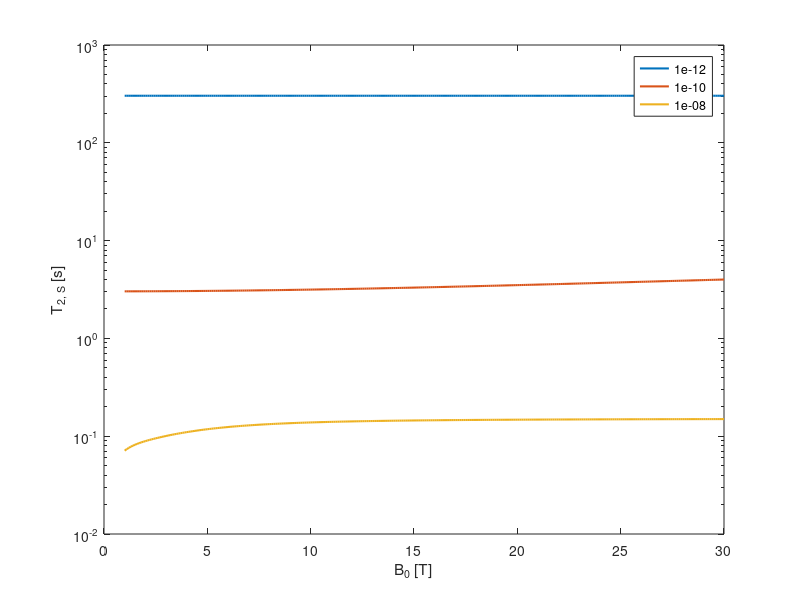

The MATLAB script that drew this image: (Note: this script raises an error after producing the figure.)
%% Problem Set 5: Solution to 2.3

%% 0) Clear Workspace and Close Figures
clear, close all

%% 1) Define Constants

mu0 = 4*pi*1e-7;                    %V s / A / m
hbar = 1.05457266e-34;              %J s / rad
h = 2*pi*hbar;                      %J s
gammaH = 26.7522128e7;              %rad / s / T
gammaN = -2.7116e7;                 %rad / s / T
rNH = 1.1*1e-10;                    %m 

print_to_pdf = 0;                   %set to one to print plots to pdf

%% 2) Functions

%Spectral density function (for isotropic tumbling)
    %Call as: Jiso(omega, tau)
    %one of the two inputs can be an array
Jiso = @(omega, tau) (2/5)*tau./(1+(omega.*tau).^2);

%% 3) Parameters

B0 = 1:0.1:30;                       %T
sigma_zz = 0;                        %ppm
tauC1 = 10^-12;                      %s
tauC2 = 10^-10;                      %s
tauC3 = 10^-8;                       %s

omegaI = -B0*gammaH;                 %rad/s, 1H Larmor frequency
omegaS = -B0*gammaN;                 %rad/s, 15N Larmor frequency

deltaIS = -2*mu0*gammaH*gammaN*hbar/(4*pi)/rNH^3;

%% 4) Calculate T2S
%s. Eq. (4) on the exercise sheet
    %note that sigma_zz is given in ppm above
    %Hint: Elementwise multiplication in Matlab: array1.*array2
    
R2S_tauC1 = deltaIS^2/32 * (4*Jiso(0,tauC1) + Jiso(omegaI-omegaS,tauC1) + 3*Jiso(omegaS,tauC1) + 6*Jiso(omegaI,tauC1) + 6*Jiso(omegaI+omegaS,tauC1))...
       + 1/2 *(omegaS*sigma_zz*1e-6).^2 *Jiso(0,tauC1) + 3/8 *(omegaS*sigma_zz*1e-6).^2 .* Jiso(omegaS,tauC1);
R2S_tauC2 = deltaIS^2/32 * (4*Jiso(0,tauC2) + Jiso(omegaI-omegaS,tauC2) + 3*Jiso(omegaS,tauC2) + 6*Jiso(omegaI,tauC2) + 6*Jiso(omegaI+omegaS,tauC2))...
       + 1/2 *(omegaS*sigma_zz*1e-6).^2 *Jiso(0,tauC2) + 3/8 *(omegaS*sigma_zz*1e-6).^2 .* Jiso(omegaS,tauC2);
R2S_tauC3 = deltaIS^2/32 * (4*Jiso(0,tauC3) + Jiso(omegaI-omegaS,tauC3) + 3*Jiso(omegaS,tauC3) + 6*Jiso(omegaI,tauC3) + 6*Jiso(omegaI+omegaS,tauC3))...
       + 1/2 *(omegaS*sigma_zz*1e-6).^2 *Jiso(0,tauC3) + 3/8 *(omegaS*sigma_zz*1e-6).^2 .* Jiso(omegaS,tauC3);

T2S_tauC1 = 1./R2S_tauC1;
T2S_tauC2 = 1./R2S_tauC2;
T2S_tauC3 = 1./R2S_tauC3;
   
%% 5 Semi-Logarithmic Plot of T2S vs B0

figure
    semilogy(B0, T2S_tauC1, 'LineWidth', 1.5)
    hold on
    semilogy(B0, T2S_tauC2, 'LineWidth', 1.5)
    semilogy(B0, T2S_tauC3, 'LineWidth', 1.5)
    xlabel("B_0 [T]")
    ylabel("T_{2, S} [s]")
    lgd = legend([num2str(tauC1); num2str(tauC2); num2str(tauC3)]);
        lgd.Title.String = "\tau_c";
        lgd.Location = 'Northeast';
    xlim([B0(1) B0(end)])
    ylim([10^-2 10^3])
    set(gca, 'FontSize', 16)

if(print_to_pdf == 1)
    h = gcf;
    set(h, 'PaperOrientation', 'Landscape')
    set(h, 'PaperUnits', 'normalized')
    set(h, 'PaperPosition', [0 0 1 1])
    print(gcf, '-dpdf', '-painters', './T2S_vs_B0.pdf')
end